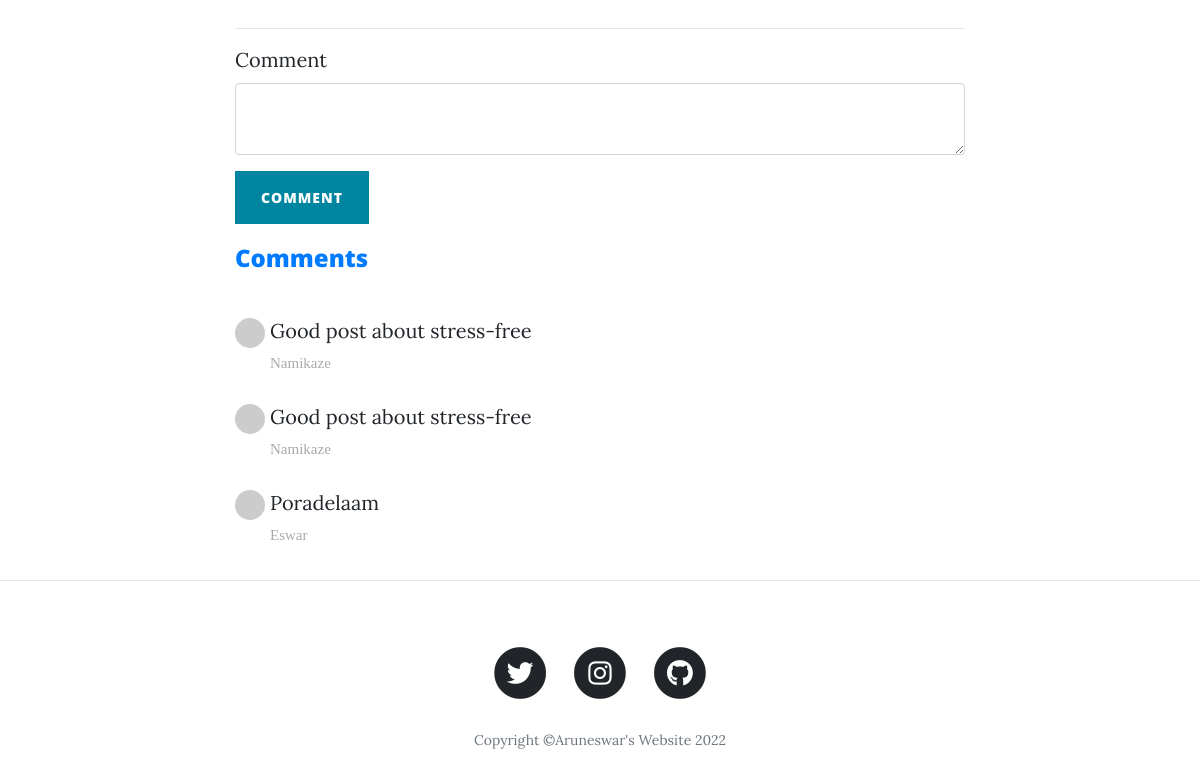
/post/1 (lower part), run on an earlier commit of the app's database.
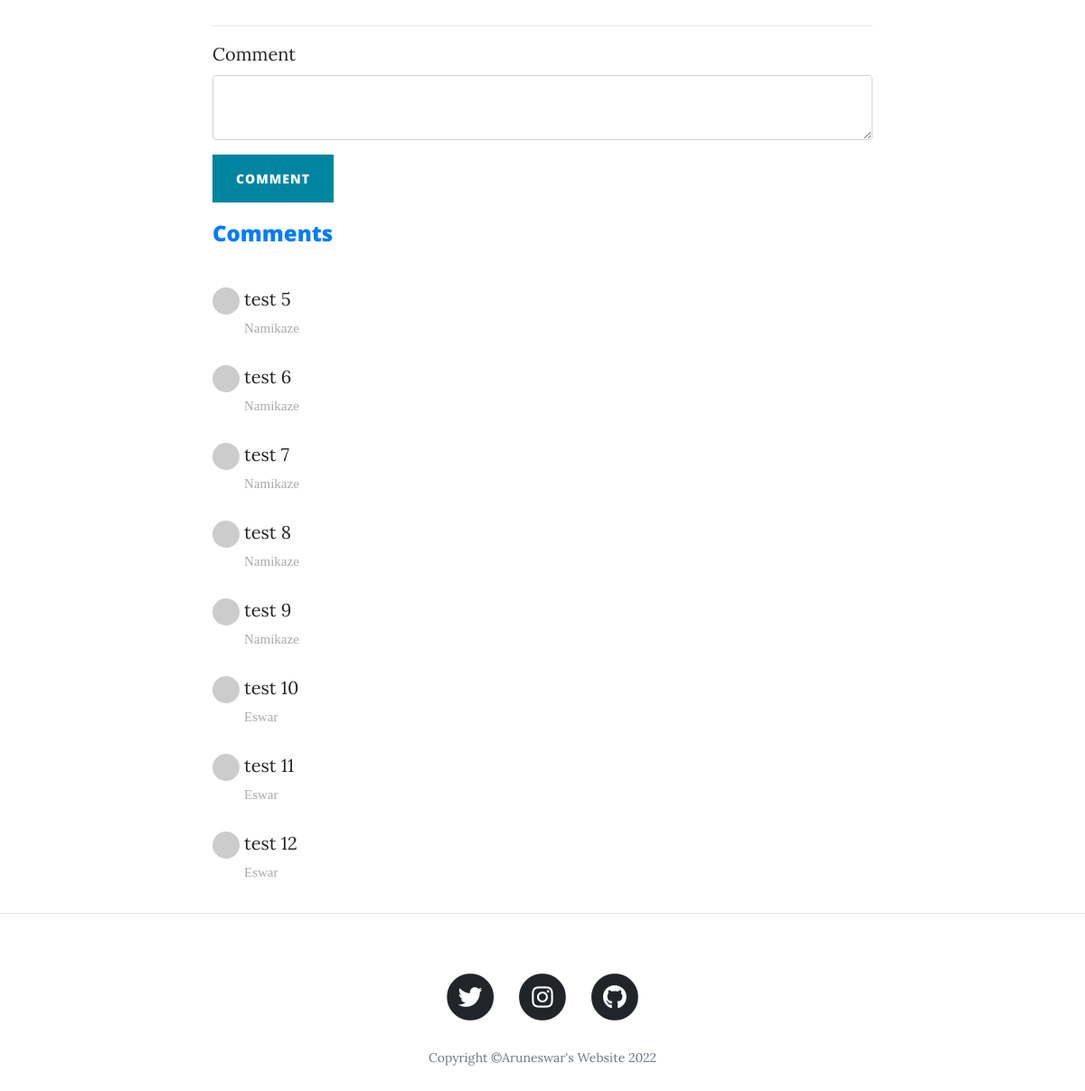
And on a later commit of the database.
### main.py (models this page shows)
class Comment(db.Model):
    __tablename__ = "comments"
    id = db.Column(db.Integer , primary_key=True)
    text =db.Column(db.Text , nullable=False)
    commenter_id = db.Column(db.Integer, db.ForeignKey("users.id"))
    post_id = db.Column(db.Integer, db.ForeignKey("blog_posts.id"))

class Users(db.Model, UserMixin):
    __tablename__ = "users"
    id = db.Column(db.Integer, primary_key=True)
    email = db.Column(db.String(250), unique=True, nullable=True)
    password = db.Column(db.String(250), unique=True, nullable=False)
    name = db.Column(db.String(250), unique=True, nullable=False)
    posts = db.relationship("BlogPost", backref="poster")
    comments = db.relationship("Comment" , backref="commenter")

### main.py (the view, shortened to what this page needs)
@app.route("/post/<int:post_id>" , methods=['GET','POST'])
def show_post(post_id):
    requested_post = BlogPost.query.get(post_id)
    form = CommentForm()
    return render_template("post.html", post=requested_post, form=form, logged_in=current_user.is_authenticated,year=copyright_year)

### forms.py
class CommentForm(FlaskForm):
    comment=CKEditorField("Comment", validators=[DataRequired()])
    submit = SubmitField("Comment")

### templates/post.html (shortened to what this page needs)
{% include "header.html" %}
{% import "bootstrap/wtf.html" as wtf%}
  <article>
    <div class="container">
      <div class="row">
        <div class="col-lg-8 col-md-10 mx-auto">
          <hr>
          {% if not current_user.id==1 %}
             {{ wtf.quick_form(form, novalidate=True, button_map={"submit": "primary"}) }}
          {% endif %}
          <div class="col-lg-8 col-md-10 comment" style="padding-left:0;">
            <h4 style="padding-bottom:25px;text-align:left; color:#007bff;"><strong>Comments</strong></h4>
            {% for cmt in post.comments %}
              <ul class="commentList">
                <li>
                    <div class="commenterImage">
                      <img src="{{cmt.commenter.email | gravatar}}"/>
                    </div>
                    <div class="commentText">
                        <p>{{ cmt.text | safe}}
                        </p>
                        <span class="date sub-text" style="font-weight: 500; font-size: 15px;"> {{ cmt.commenter.name }}</span>
                    </div>
                </li>
              </ul>
            {% endfor %}
            </div>
          </div>
      </div>
    </div>
  </article>
  <hr>
{% include "footer.html" %}

### templates/header.html (shortened to what this page needs)
<!DOCTYPE html>
<html lang="en">
<head>
  <link href="{{ url_for('static', filename='vendor/bootstrap/css/bootstrap.min.css') }}" rel="stylesheet">
  <link href="{{ url_for('static', filename='vendor/fontawesome-free/css/all.min.css')}}" rel="stylesheet" type="text/css">
  <link href="{{ url_for('static', filename='css/clean-blog.min.css')}}" rel="stylesheet">
</head>
<body>

### templates/footer.html (shortened to what this page needs)
  <footer>
    <div class="container">
      <div class="row">
        <div class="col-lg-8 col-md-10 mx-auto">
          <ul class="list-inline text-center">
            <li class="list-inline-item">
              <a href="https://twitter.com/NamikazeArun">
                <span class="fa-stack fa-lg">
                  <i class="fas fa-circle fa-stack-2x"></i>
                  <i class="fab fa-twitter fa-stack-1x fa-inverse"></i>
                </span>
              </a>
            </li>
            <li class="list-inline-item">
              <a href="https://www.instagram.com/arun_namikaze/">
                <span class="fa-stack fa-lg">
                  <i class="fas fa-circle fa-stack-2x"></i>
                  <i class="fab fa-instagram fa-stack-1x fa-inverse"></i>
                </span>
              </a>
            </li>
            <li class="list-inline-item">
              <a href="https://github.com/ArunNamikaze">
                <span class="fa-stack fa-lg">
                  <i class="fas fa-circle fa-stack-2x"></i>
                  <i class="fab fa-github fa-stack-1x fa-inverse"></i>
                </span>
              </a>
            </li>
          </ul>
          <p class="copyright text-muted">Copyright &copy;Aruneswar's Website {{year}}</p>
        </div>
      </div>
    </div>
  </footer>
</body>
</html>

What changed in the data, as far as the page shows it:
removed Comment: text "Good post about stress-free", commenter.name "Namikaze"
removed Comment: text "Good post about stress-free", commenter.name "Namikaze"
removed Comment: text "Poradelaam", commenter.name "Eswar"
added Comment: text "test 5", commenter.name "Namikaze"
added Comment: text "test 6", commenter.name "Namikaze"
added Comment: text "test 7", commenter.name "Namikaze"
added Comment: text "test 8", commenter.name "Namikaze"
added Comment: text "test 9", commenter.name "Namikaze"
added Comment: text "test 10", commenter.name "Eswar"
added Comment: text "test 11", commenter.name "Eswar"
added Comment: text "test 12", commenter.name "Eswar"
